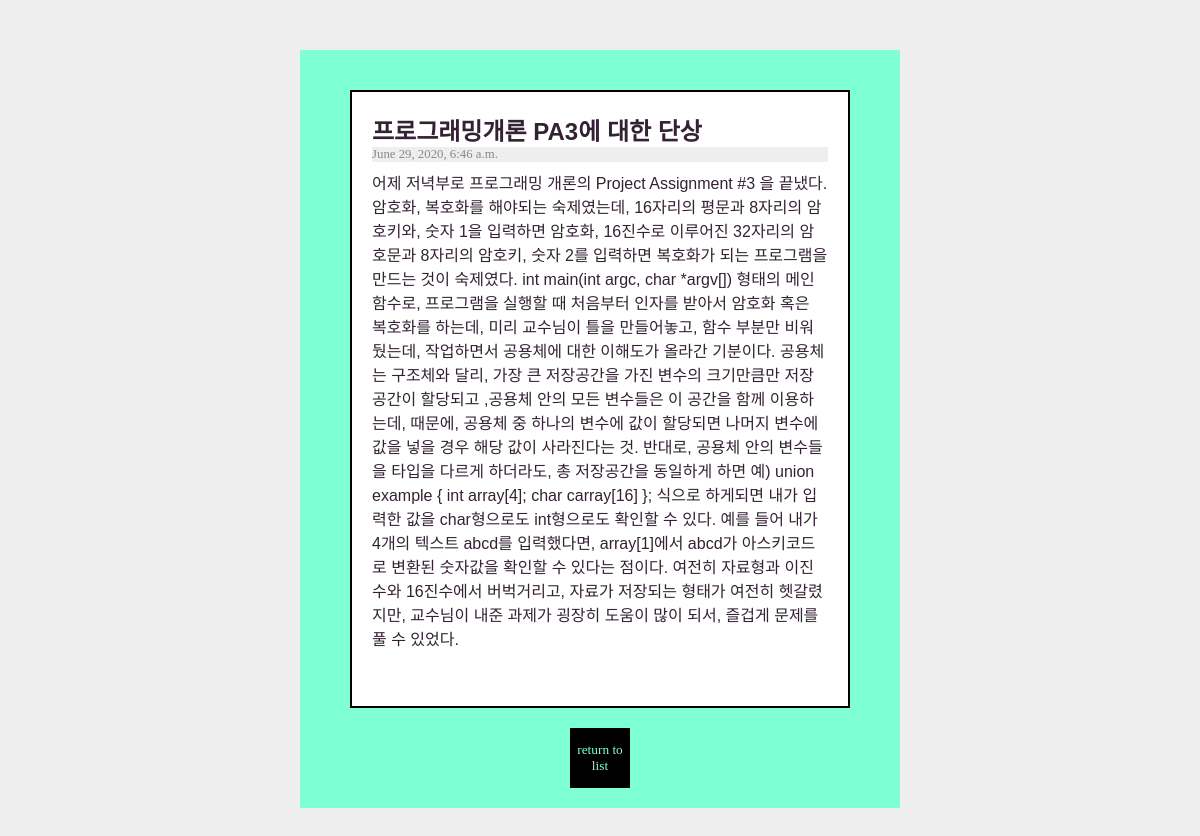
The app's page /diary/2 with its own data.
### diaryapp/models.py (models this page shows, shortened)
class Blog(models.Model) :
    title = models.CharField(max_length= 200)
    pub_date = models.DateTimeField('data published')
    body = models.TextField()

### diaryapp/views.py (the view)
# urls.py: path('diary/<int:blog_id>',diaryapp.views.detail, name="detail"),
def detail(request, blog_id) :
    blog_detail = get_object_or_404(Blog, pk=blog_id)
    return render(request, 'detail.html', {'blog' : blog_detail})

### diaryapp/templates/detail.html (shortened to what this page needs)
<!DOCTYPE html>
<html lang="en">
<head>
</head>
<body>
    <div class="container">
        <div class="card">
            <h1> {{ blog.title }}</h1>
            <p class="date"> {{ blog.pub_date }} </p>
            <p class="main">{{ blog.body }} </p>
            <br><br>
            {% load disqus_tags %}
        </div>
        <a href ="{% url 'diary' %}"><button type="button">return to list</button></a>
    </div>
</body>
</html>

### diaryapp/templates/detail.html (style rules this page uses)
* { margin: 0; padding: 0; color: #323; box-sizing: border-box; font-family: san-serif; }
a { text-decoration: none; }
body { background: #eee; }
.container { width: 600px; height:fit-content; padding-top: 20px; margin: 50px auto; background-color: aquamarine; text-align: center; }
.card { width: 500px; height: fit-content; margin: 20px auto; padding: 20px; text-align: left; background: #fff; border: solid 2px black; }
button { font-family: serif; width: 60px; height: 60px; margin-bottom: 20px; cursor: pointer; color: aquamarine; background-color: #000; border-style: none; }
h1 { font-size: 1.5em; font-weight: bolder; font-family: sans-serif; }
p.date { color: #888; background: #eee; font-size: 0.8em; }
p.main { font-family: sans-serif; margin-top: 8px; }

### records on screen
Blog: title "프로그래밍개론 PA3에 대한 단상", pub_date "June 29, 2020, 6:46 a.m.", body "어제 저녁부로 프로그래밍 개론의 Project Assignment #3 을 끝냈다. 암호화, 복호화를 해야되는 숙제였는데, 16자리의 평문과 8자리의 암호키와, 숫자 1을 입력하면 암호화, 16진수로 이루어진 32자리의 암호문과 8자리의 암호키, 숫자 2를 입력하면 복호화가 되는 프로그램을 만드는 것이 숙제였다. int main(int argc, char *argv[]) 형태의 메인함수로, 프로그램을 실행할 때 처음부터 인자를 받아서 암호화 혹은 복호화를 하는데, 미리 교수님이 틀을 만들어놓고, 함수 부분만 비워뒀는데, 작업하면서 공용체에 대한 이해도가 올라간 기분이다. 공용체는 구조체와 달리, 가장 큰 저장공간을 가진 변수의 크기만큼만 저장공간이 할당되고 ,공용체 안의 모든 변수들은 이 공간을 함께 이용하는데, 때문에, 공용체 중 하나의 변수에 값이 할당되면 나머지 변수에 값을 넣을 경우 해당 값이 사라진다는 것. 반대로, 공용체 안의 변수들을 타입을 다르게 하더라도, 총 저장공간을 동일하게 하면 예) union example { int array[4]; char carray[16] }; 식으로 하게되면 내가 입력한 값을 char형으로도 int형으로도 확인할 수 있다. 예를 들어 내가 4개의 텍스트 abcd를 입력했다면, array[1]에서 abcd가 아스키코드로 변환된 숫자값을 확인할 수 있다는 점이다. 여전히 자료형과 이진수와…"
